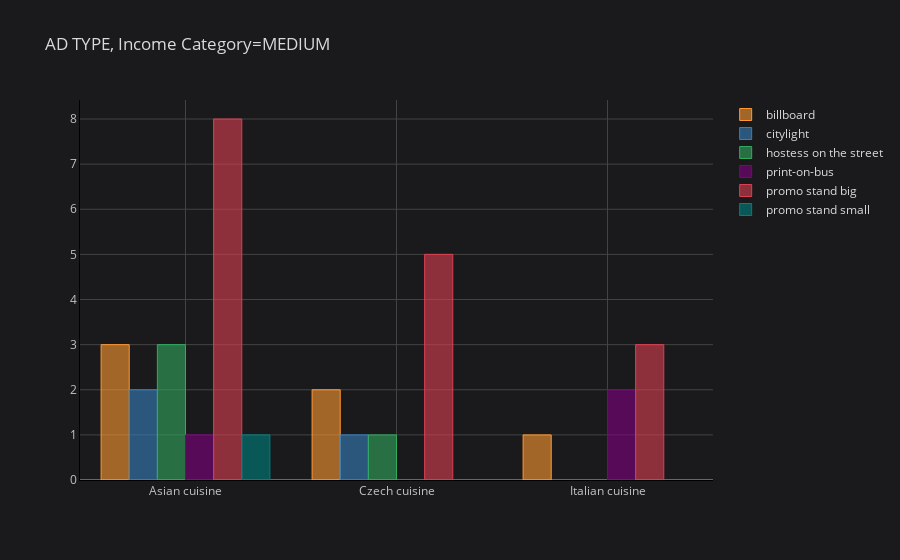

Here is the notebook cell this chart was saved with:
### Markdown cell above
## Ad Type

### Code cell
medium = demography[demography['Stratification by income'] == 'medium']
medium_ads = medium.groupby(by=['Favourite category', 'Favourite ad type']).size().unstack()
medium_ads.iplot(kind='bar', linecolor="black", title="AD TYPE, Income Category=MEDIUM")

### Figure 1 — Plotly figure (JSON) as saved in the notebook; plotly's stock layout.template omitted (floating-point values rounded to 4 significant figures)
{"data": [{"marker": {"color": "rgba(255, 153, 51, 0.6)", "line": {"color": "rgba(255, 153, 51, 1.0)", "width": 1}}, "name": "billboard", "orientation": "v", "text": "", "x": ["Asian cuisine", "Czech cuisine", "Italian cuisine"], "y": [3.0, 2.0, 1.0], "type": "bar"}, {"marker": {"color": "rgba(55, 128, 191, 0.6)", "line": {"color": "rgba(55, 128, 191, 1.0)", "width": 1}}, "name": "citylight", "orientation": "v", "text": "", "x": ["Asian cuisine", "Czech cuisine", "Italian cuisine"], "y": [2.0, 1.0, ""], "type": "bar"}, {"marker": {"color": "rgba(50, 171, 96, 0.6)", "line": {"color": "rgba(50, 171, 96, 1.0)", "width": 1}}, "name": "hostess on the street", "orientation": "v", "text": "", "x": ["Asian cuisine", "Czech cuisine", "Italian cuisine"], "y": [3.0, 1.0, ""], "type": "bar"}, {"marker": {"color": "rgba(128, 0, 128, 0.6)", "line": {"color": "rgba(128, 0, 128, 1.0)", "width": 1}}, "name": "print-on-bus", "orientation": "v", "text": "", "x": ["Asian cuisine", "Czech cuisine", "Italian cuisine"], "y": [1.0, "", 2.0], "type": "bar"}, {"marker": {"color": "rgba(219, 64, 82, 0.6)", "line": {"color": "rgba(219, 64, 82, 1.0)", "width": 1}}, "name": "promo stand big", "orientation": "v", "text": "", "x": ["Asian cuisine", "Czech cuisine", "Italian cuisine"], "y": [8.0, 5.0, 3.0], "type": "bar"}, {"marker": {"color": "rgba(0, 128, 128, 0.6)", "line": {"color": "rgba(0, 128, 128, 1.0)", "width": 1}}, "name": "promo stand small", "orientation": "v", "text": "", "x": ["Asian cuisine", "Czech cuisine", "Italian cuisine"], "y": [1.0, "", ""], "type": "bar"}], "layout": {"legend": {"bgcolor": "#1A1A1C", "font": {"color": "#D9D9D9"}}, "paper_bgcolor": "#1A1A1C", "plot_bgcolor": "#1A1A1C", "title": {"font": {"color": "#D9D9D9"}, "text": "AD TYPE, Income Category=MEDIUM"}, "xaxis": {"gridcolor": "#434343", "linecolor": "black", "showgrid": true, "tickfont": {"color": "#C2C2C2"}, "title": {"font": {"color": "#D9D9D9"}, "text": ""}, "zerolinecolor": "#666570"}, "yaxis": {"gridcolor": "#434343", "linecolor": "black", "showgrid": true, "tickfont": {"color": "#C2C2C2"}, "title": {"font": {"color": "#D9D9D9"}, "text": ""}, "zerolinecolor": "#666570"}}}
